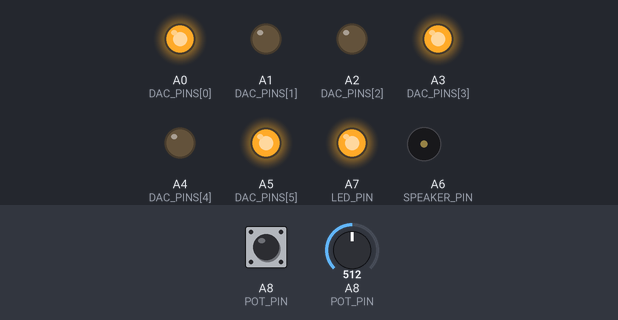
This sketch was run on a simulated Teensy 4. Shown: output pins drawn as LEDs (lit = HIGH), buzzer (waves = sounding). The inputs (shaded band) are chosen by the test bench; at power-on: A8 (POT_PIN) = 512, A8 (POT_PIN) HIGH. What the sketch prints to the serial monitor is not drawn.

Above: at 2.0 s.
2.1 s: A8 (POT_PIN) set to 524
At 2.7 s:
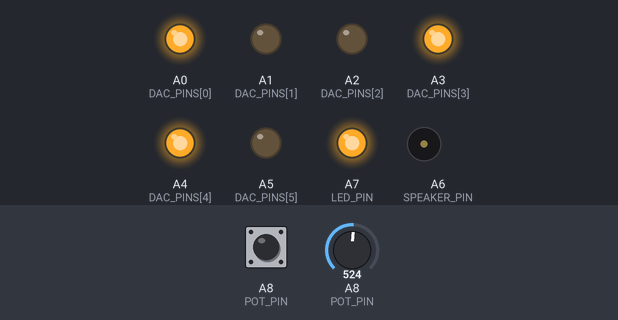
3.6 s: A8 (POT_PIN) pulled LOW for 0.15 s
At 6.4 s:
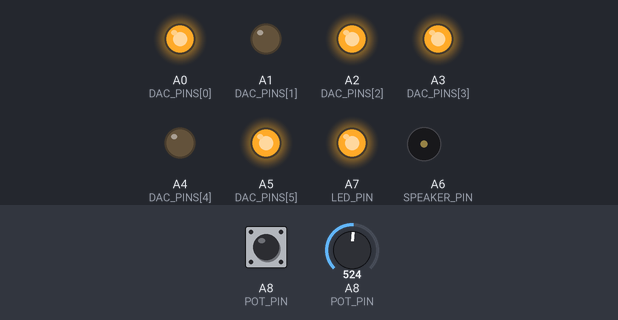
6.7 s: A8 (POT_PIN) set to 716
At 8.2 s:
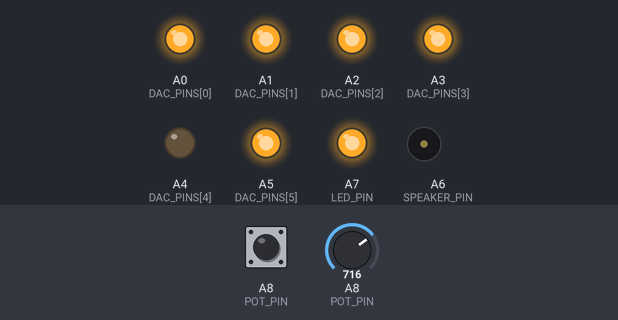
9.7 s: A8 (POT_PIN) pulled LOW for 1 s
At 11.2 s:
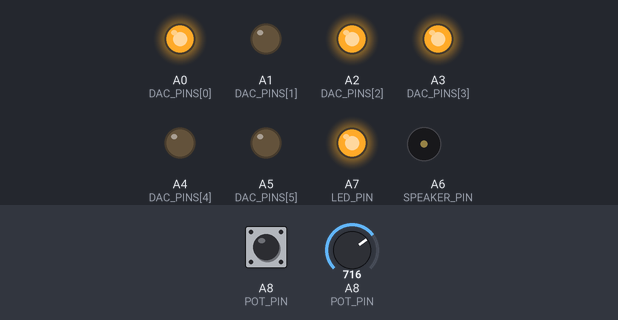
13.7 s: A8 (POT_PIN) pulled LOW for 0.15 s
At 14.7 s:
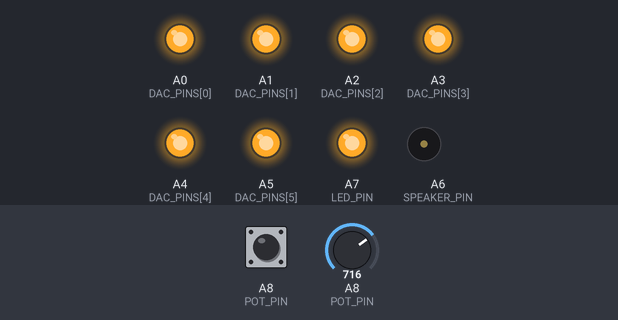
16.8 s: A8 (POT_PIN) set to 647
19.3 s: A8 (POT_PIN) set to 639
At 21.5 s:
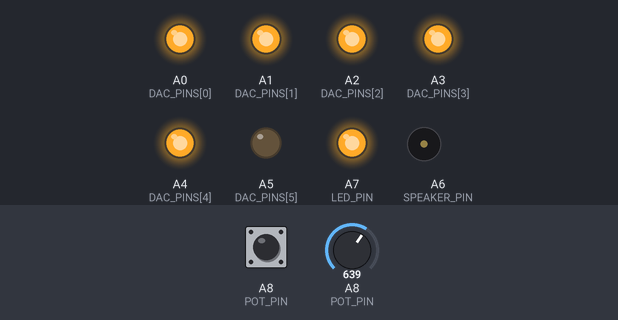
Timing chart, 0 to 23.3 s (numbered marks = the images above; inputs shaded):
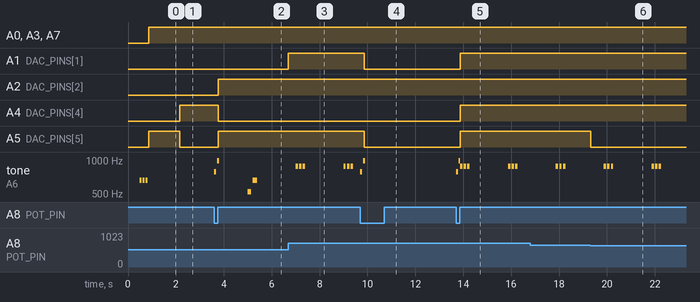

Measured:
- the behaviour switches between 514 and 515 on A8 (POT_PIN) (found by bisection; images 0 and 1)
- the behaviour switches between 640 and 639 on A8 (POT_PIN) (found by bisection; images 5 and 6)
- after the input at 2.1 s, A4 (DAC_PINS[4]): LOW → HIGH after 0.06 s; A5 (DAC_PINS[5]): HIGH → LOW after 0.06 s
- after the input at 3.6 s, A2 (DAC_PINS[2]), A5 (DAC_PINS[5]): LOW → HIGH after 0.17 s; A4 (DAC_PINS[4]): HIGH → LOW after 0.17 s; tone on A6 (SPEAKER_PIN): plays 784 Hz for 0.08 s, 988 Hz for 0.08 s, 523 Hz for 0.15 s, 659 Hz for 0.20 s, starting at once
- after the input at 6.7 s, A1 (DAC_PINS[1]): LOW → HIGH at once; tone on A6 (SPEAKER_PIN): plays 880 Hz for 0.10 s, 880 Hz for 0.10 s, 880 Hz for 0.10 s, 880 Hz for 0.10 s, 880 Hz for 0.10 s, 880 Hz for 0.10 s, starting after 0.30 s
- after the input at 9.7 s, A1 (DAC_PINS[1]), A5 (DAC_PINS[5]): HIGH → LOW after 0.17 s
- after the input at 13.7 s, A1 (DAC_PINS[1]), A4 (DAC_PINS[4]), A5 (DAC_PINS[5]): LOW → HIGH after 0.17 s
- after the input at 19.3 s, A5 (DAC_PINS[5]): HIGH → LOW at once

The sketch:

fridgesense_phase1.ino
```cpp
// FridgeSense Phase 1 — Analog Food Safety Monitor
// Teensy 4.0 + 6-bit R-2R DAC (pins 14-19)
//
// Phase 1: Potentiometer simulates combined sensor input (0-3.3V → ADC)
// DAC output encodes food safety index (0-2.2V analog)
// Speaker plays distinct tone patterns per alert zone
// LED brightness tracks DAC output continuously
//
// Pin assignments:
//   DAC bits:    pins 14(MSB) 15 16 17 18 19(LSB)
//   POT input:   A0  (pin 14 analog — use separate analog pin, see note)
//   Speaker:     pin 20 (tone output, connect through DAC output node)
//   LED:         pin 21 (PWM, brightness = safety index)
//   MODE button: pin 22 (cycles food profile: fruits/veg/dairy/leftovers)
//
// Note: Use A8 (pin 22 analog) for pot input to avoid conflict with DAC pins

// ─── DAC pin definitions ─────────────────────────────────────────────────────
const int DAC_PINS[6] = {14, 15, 16, 17, 18, 19}; // MSB → LSB

// ─── Other pin definitions ────────────────────────────────────────────────────
const int POT_PIN     = A8;   // potentiometer input (simulates sensor)
const int LED_PIN     = 21;   // PWM LED (brightness = safety index)
const int SPEAKER_PIN = 20;   // tone output
const int MODE_PIN    = 22;   // food profile selector button

// ─── Food safety zones ────────────────────────────────────────────────────────
// DAC output ranges (0-63 codes → 0-2.166V)
// Zone 0: SAFE     0-20   (0.00-0.69V)
// Zone 1: MONITOR  21-38  (0.72-1.31V)
// Zone 2: WARNING  39-52  (1.34-1.79V)
// Zone 3: ALERT    53-63  (1.82-2.17V)

const int ZONE_MONITOR = 21;
const int ZONE_WARNING = 39;
const int ZONE_ALERT   = 53;

// ─── Food profiles ────────────────────────────────────────────────────────────
// Each profile scales how aggressively the pot reading maps to the safety index
// Higher sensitivity = reaches warning zone sooner
struct FoodProfile {
  const char* name;
  float sensitivity;   // multiplier on raw ADC → DAC mapping
  int   max_days;      // for Phase 2 time tracking
};

const FoodProfile PROFILES[] = {
  {"Fruits",      1.2,  7},
  {"Vegetables",  1.4,  5},
  {"Dairy",       1.0, 14},
  {"Leftovers",   1.6,  3}
};
const int NUM_PROFILES = 4;

// ─── Tone signatures per zone ─────────────────────────────────────────────────
// Each zone has a distinct rhythm and frequency so you know what triggered
// SAFE:    silence
// MONITOR: single soft low tone every 10s
// WARNING: two rising tones every 5s
// ALERT:   rapid triple pulse every 2s

void tone_monitor() {
  tone(SPEAKER_PIN, 440, 200);   // A4, gentle single beep
}

void tone_warning() {
  tone(SPEAKER_PIN, 523, 150);   // C5
  delay(200);
  tone(SPEAKER_PIN, 659, 200);   // E5 — rising interval signals urgency
}

void tone_alert() {
  for (int i = 0; i < 3; i++) {
    tone(SPEAKER_PIN, 880, 100); // A5, rapid triple pulse
    delay(150);
  }
}

// ─── State variables ──────────────────────────────────────────────────────────
int  current_profile  = 0;
int  current_zone     = 0;
int  current_dac_code = 0;
bool btn_last         = HIGH;

unsigned long last_tone_time  = 0;
unsigned long tone_interval   = 10000; // ms between tones (zone-dependent)
unsigned long last_sample_time = 0;
const unsigned long SAMPLE_INTERVAL = 100; // sample pot every 100ms

// ─── DAC write ────────────────────────────────────────────────────────────────
void dac_write(int code) {
  // code: 0-63, MSB on pin 14, LSB on pin 19
  code = constrain(code, 0, 63);
  for (int i = 0; i < 6; i++) {
    digitalWrite(DAC_PINS[i], (code >> (5 - i)) & 0x01);
  }
  current_dac_code = code;
}

// ─── Safety index computation ─────────────────────────────────────────────────
int compute_dac_code(int adc_val, float sensitivity) {
  // adc_val: 0-1023 (10-bit on Teensy analog read)
  // Maps through profile sensitivity to 0-63 DAC code
  float normalized = (float)adc_val / 1023.0;
  float scaled     = normalized * sensitivity;
  scaled           = constrain(scaled, 0.0, 1.0);
  return (int)(scaled * 63.0);
}

// ─── Zone detection ───────────────────────────────────────────────────────────
int get_zone(int code) {
  if (code >= ZONE_ALERT)   return 3;
  if (code >= ZONE_WARNING) return 2;
  if (code >= ZONE_MONITOR) return 1;
  return 0;
}

// ─── Setup ────────────────────────────────────────────────────────────────────
void setup() {
  for (int i = 0; i < 6; i++) {
    pinMode(DAC_PINS[i], OUTPUT);
    digitalWrite(DAC_PINS[i], LOW);
  }
  pinMode(LED_PIN,     OUTPUT);
  pinMode(SPEAKER_PIN, OUTPUT);
  pinMode(MODE_PIN,    INPUT_PULLUP);

  Serial.begin(115200);
  delay(500);

  Serial.println("FridgeSense Phase 1 — Ready");
  Serial.println("Rotate pot to simulate sensor input.");
  Serial.print("Active profile: ");
  Serial.println(PROFILES[current_profile].name);

  // Startup tone — three quick beeps confirms system is live
  for (int i = 0; i < 3; i++) {
    tone(SPEAKER_PIN, 660, 80);
    delay(120);
  }
}

// ─── Main loop ────────────────────────────────────────────────────────────────
void loop() {
  unsigned long now = millis();

  // ── Button: cycle food profile ──────────────────────────────────────────────
  bool btn = digitalRead(MODE_PIN);
  if (btn == LOW && btn_last == HIGH) {
    current_profile = (current_profile + 1) % NUM_PROFILES;
    Serial.print("Profile → ");
    Serial.println(PROFILES[current_profile].name);
    // Confirm tone: two quick beeps
    tone(SPEAKER_PIN, 784, 80); delay(120);
    tone(SPEAKER_PIN, 988, 80);
    delay(50);
  }
  btn_last = btn;

  // ── Sample pot and update DAC ───────────────────────────────────────────────
  if (now - last_sample_time >= SAMPLE_INTERVAL) {
    last_sample_time = now;

    int adc_val = analogRead(POT_PIN);
    int dac_code = compute_dac_code(adc_val, PROFILES[current_profile].sensitivity);
    int zone     = get_zone(dac_code);

    dac_write(dac_code);

    // LED brightness tracks DAC code linearly (0-63 → 0-255 PWM)
    analogWrite(LED_PIN, dac_code * 4);

    // Update tone interval based on zone
    if (zone != current_zone) {
      current_zone = zone;
      switch (zone) {
        case 0: tone_interval = 0;      break; // silence
        case 1: tone_interval = 10000;  break; // every 10s
        case 2: tone_interval = 5000;   break; // every 5s
        case 3: tone_interval = 2000;   break; // every 2s
      }
      Serial.print("Zone → ");
      const char* zone_names[] = {"SAFE", "MONITOR", "WARNING", "ALERT"};
      Serial.print(zone_names[zone]);
      Serial.print("  DAC code: ");
      Serial.print(dac_code);
      Serial.print("  (~");
      Serial.print(dac_code * 2166.0 / 63.0, 0);
      Serial.println(" mV)");
    }
  }

  // ── Tone playback (non-blocking, interval-based) ────────────────────────────
  if (current_zone > 0 && tone_interval > 0) {
    if (now - last_tone_time >= tone_interval) {
      last_tone_time = now;
      switch (current_zone) {
        case 1: tone_monitor(); break;
        case 2: tone_warning(); break;
        case 3: tone_alert();   break;
      }
    }
  }
}
```
